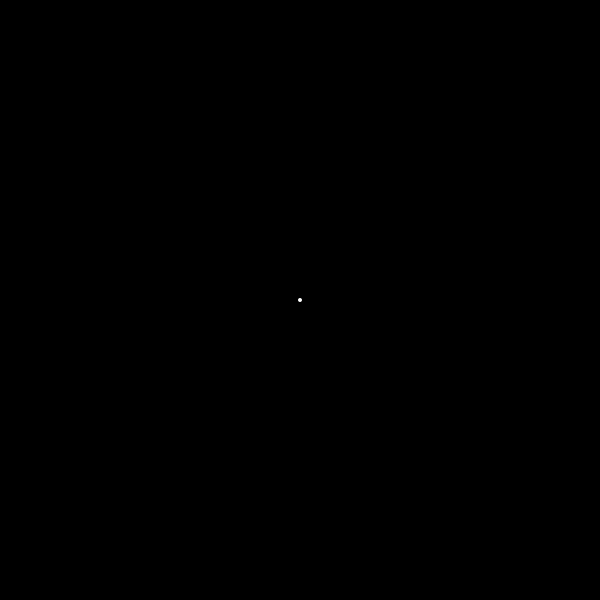
Frame 1 (no input)
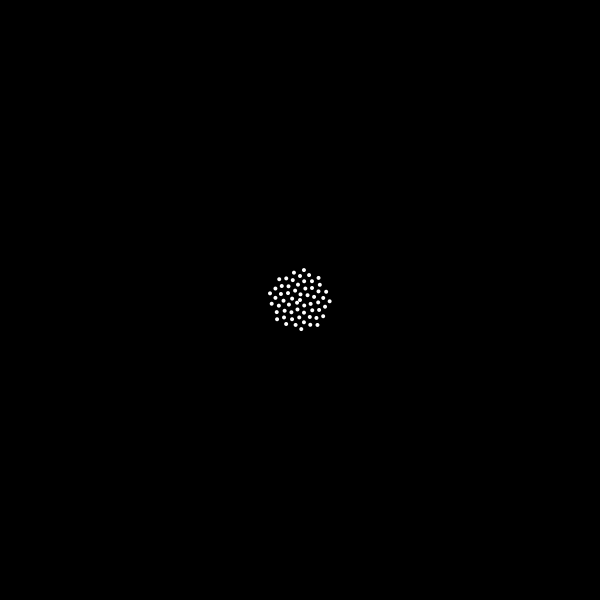
Frame 60 (the mouse pressed at the canvas centre just before this capture)
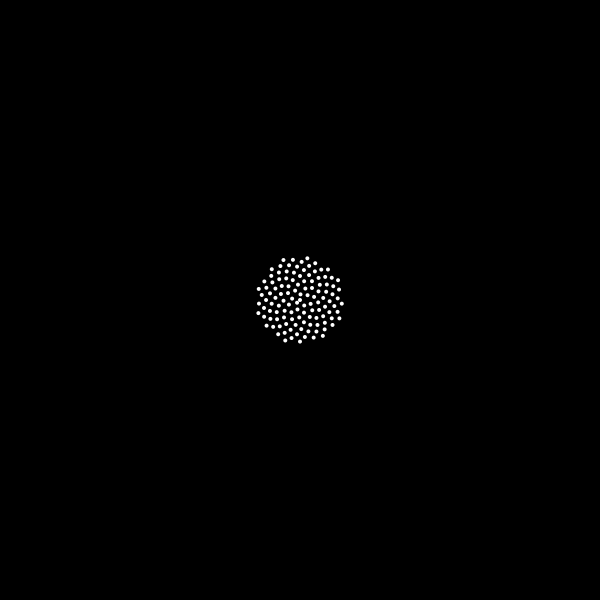
Frame 120 (the mouse held since frame 60 and released just before this capture)

The Processing sketch that drew these frames (run headless with seeded random() and noise(); from frame 60 on, the mouse is pressed at the canvas centre):

// Processing sketch: sunflower
// ── sunflower.pde

float n = 0;
float c = 4;
float x, y;

void setup(){
  size(600,600);
  background(0);
  noStroke();
  fill(255);
}


void draw(){

  translate(width/2, height/2);
  
  float a = radians(n * 137.5);
  float r = c * sqrt(n);
  
  x = r * cos(a);
  y = r * sin(a);
  
  ellipse(x, y, 4, 4);
  
  n++;
  
  
}
